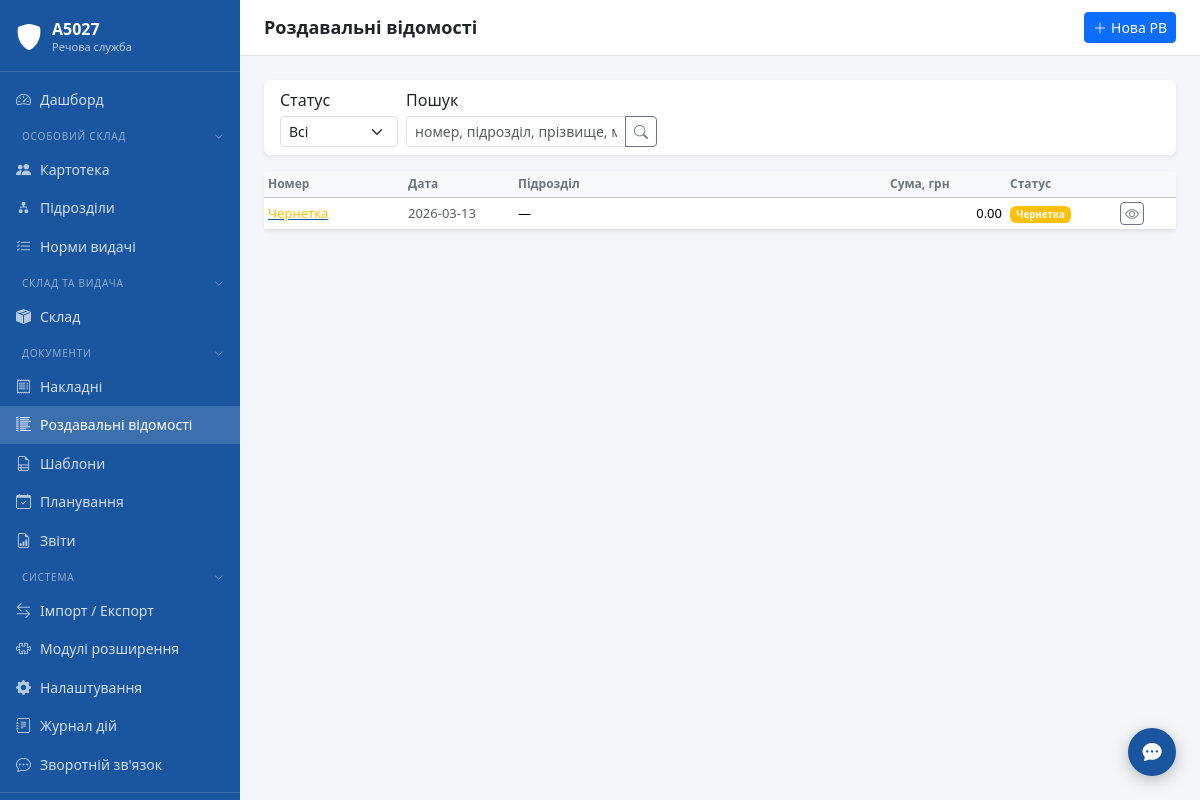
Page /rv/ (signed in) on the committed database.
### tables this page shows
CREATE TABLE settings (
            key TEXT PRIMARY KEY,
            value TEXT NOT NULL DEFAULT '',
            updated_at TEXT NOT NULL DEFAULT (datetime('now','localtime'))
        );

CREATE TABLE distribution_sheets (
            id INTEGER PRIMARY KEY AUTOINCREMENT,
            -- Нумерація
            number TEXT NOT NULL UNIQUE,
            year INTEGER NOT NULL,
            sequence_num INTEGER NOT NULL,
            suffix TEXT,
            -- Напрямок: видача або здача
            direction TEXT NOT NULL DEFAULT 'issue',
            -- Шапка документа
            unit_id INTEGER REFERENCES units(id),
            service_name TEXT,
            supplier_name TEXT,
            doc_date TEXT,
            -- Підписанти
            given_by_rank TEXT,
            given_by_name TEXT,
            received_by_rank TEXT,
            received_by_name TEXT,
            chief_rank TEXT,
            chief_name TEXT,
            chief_is_tvo INTEGER NOT NULL DEFAULT 0,
            clerk_rank TEXT,
            clerk_name TEXT,
            -- Підстава
            base_document TEXT,
            -- Підсумки
            total_sum REAL NOT NULL DEFAULT 0,
            -- Статус
            status TEXT NOT NULL DEFAULT 'draft',
            scan_path TEXT,
            notes TEXT,
            created_by INTEGER REFERENCES users(id),
            created_at TEXT NOT NULL DEFAULT (datetime('now','localtime')),
            updated_at TEXT NOT NULL DEFAULT (datetime('now','localtime'))
        , body_html TEXT, is_external INTEGER NOT NULL DEFAULT 0, external_number TEXT, scan_original_name TEXT, unit_text TEXT);

### modules/rv/routes.py (the view, shortened to what this page needs)
@bp.route("/")
@login_required
def index():
    status_filter = request.args.get("status", "")
    search        = request.args.get("q", "").strip()
    conn = get_connection()
    where, params = [], []
    if status_filter:
        where.append("ds.status=?"); params.append(status_filter)
    sql = """
        SELECT ds.id, ds.number, ds.doc_date, ds.status,
               ds.total_sum, ds.created_at,
               COALESCE(u.name, ds.unit_text) as unit_name
        FROM distribution_sheets ds
        LEFT JOIN units u ON ds.unit_id = u.id
        {where}
        ORDER BY ds.created_at DESC
    """.format(where="WHERE " + " AND ".join(where) if where else "")
    rows = conn.execute(sql, params).fetchall()
    conn.close()
    return render_template(
        "rv/index.html",
        rows=[dict(r) for r in rows],
        status_filter=status_filter,
        search=search,
        status_labels=STATUS_LABELS,
        status_colors=STATUS_COLORS,
        today_str=date.today().isoformat(),
    )

### templates/rv/index.html (shortened to what this page needs)
{% extends "base.html" %}
{% block page_title %}Роздавальні відомості{% endblock %}
{% block topbar_actions %}
<a href="{{ url_for('rv.new') }}" class="btn btn-sm btn-primary">
    <i class="bi bi-plus-lg me-1"></i>Нова РВ
</a>
{% endblock %}
{% block content %}
<div class="card border-0 shadow-sm mb-3">
    <div class="card-body py-2">
        <form method="GET" class="d-flex gap-2 flex-wrap align-items-end">
            <div>
                <label class="form-label form-label-sm mb-1">Статус</label>
                <select name="status" class="form-select form-select-sm" onchange="this.form.submit()">
                    <option value="" {{ 'selected' if not status_filter }}>Всі</option>
                </select>
            </div>
            <div>
                <label class="form-label form-label-sm mb-1">Пошук</label>
                <div class="input-group input-group-sm">
                    <input type="text" name="q" class="form-control" value="{{ search }}"
                           placeholder="номер, підрозділ, прізвище, майно">
                    <button type="submit" class="btn btn-outline-secondary">
                        <i class="bi bi-search"></i>
                    </button>
                </div>
            </div>
        </form>
    </div>
</div>
<div class="card border-0 shadow-sm">
    <div class="card-body p-0">
        {% if rows %}
        <div class="table-responsive">
            <table class="table table-hover table-sm mb-0 align-middle">
                <thead class="table-light">
                    <tr>
                        <th style="width:140px">Номер</th>
                        <th style="width:110px">Дата</th>
                        <th>Підрозділ</th>
                        <th style="width:120px">Сума, грн</th>
                        <th style="width:110px">Статус</th>
                        <th style="width:60px"></th>
                    </tr>
                </thead>
                <tbody>
                    {% for r in rows %}
                    <tr>
                        <td>
                            <a href="{{ url_for('rv.view', sid=r.id) }}" class="fw-medium">
                                {% if r.status == 'draft' %}
                                <span class="text-warning">Чернетка</span>
                                {% else %}
                                {{ r.number }}
                                {% endif %}
                            </a>
                        </td>
                        <td class="text-muted">{{ r.doc_date or r.created_at[:10] }}</td>
                        <td>{{ r.unit_name or '—' }}</td>
                        <td class="text-end">{{ "%.2f"|format(r.total_sum) }}</td>
                        <td>
                            <span class="badge bg-{{ status_colors.get(r.status, 'secondary') }}">
                                {{ status_labels.get(r.status, r.status) }}
                            </span>
                        </td>
                        <td>
                            <a href="{{ url_for('rv.view', sid=r.id) }}"
                               class="btn btn-sm btn-outline-secondary py-0 px-1">
                                <i class="bi bi-eye"></i>
                            </a>
                        </td>
                    </tr>
                    {% endfor %}
                </tbody>
            </table>
        </div>
        {% else %}
        <div class="text-center text-muted py-5">
            <i class="bi bi-list-columns fs-1 d-block mb-2"></i>
            Роздавальних відомостей немає —
            <a href="{{ url_for('rv.new') }}">створити першу</a>
        </div>
        {% endif %}
    </div>
</div>
{% endblock %}

### templates/base.html (shortened to what this page needs)
<!DOCTYPE html>
<html lang="uk">
<head>
    <link rel="stylesheet" href="{{ url_for('static', filename='css/bootstrap.min.css') }}">
    <link rel="stylesheet" href="{{ url_for('static', filename='css/bootstrap-icons.min.css') }}">
    <link rel="stylesheet" href="{{ url_for('static', filename='css/main.css') }}">
    <link rel="stylesheet" href="{{ url_for('static', filename='css/theme-' ~ (session.get('theme') or 'default') ~ '.css') }}">
</head>
<body>
<div class="app-wrapper">
    <nav class="app-sidebar">
        <a class="sidebar-brand" href="{{ url_for('dashboard') }}">
            <i class="bi bi-shield-fill sidebar-brand-icon"></i>
            <div class="sidebar-brand-text">
                <div class="title">{{ unit_name }}</div>
                <div class="subtitle">Речова служба</div>
            </div>
        </a>
        {%- set _in_docs = request.blueprint in ('invoices','rv','doc_templates','planning','reports') %}
        {%- set _in_plugins = plugin_menu_items and request.path and plugin_menu_items | selectattr('url') | list | length > 0 %}
        {%- set _sidebar_extra = slot('sidebar.items') %}
        {%- set _in_extra = _sidebar_extra and _sidebar_extra | length > 0 %}
        {%- set _in_system = request.blueprint in ('import_export','plugins','settings','audit') or request.path.startswith('/settings/') or request.path.startswith('/audit/') %}
        <ul class="nav flex-column sidebar-nav">
            <li class="nav-item">
                <a class="nav-link {% if request.endpoint == 'dashboard' %}active{% endif %}"
                   href="{{ url_for('dashboard') }}">
                    <i class="bi bi-speedometer2"></i> Дашборд
                </a>
            </li>
            <li>
                <button class="nav-section-toggle" data-section="os">
                    <span>Особовий склад</span>
                    <i class="bi bi-chevron-down nav-section-chevron"></i>
                </button>
            </li>
            <li class="nav-section-body" data-section-body="os">
                <ul class="nav flex-column">
                    <li class="nav-item">
                        <a class="nav-link {% if request.blueprint == 'personnel' %}active{% endif %}"
                           href="/personnel/">
                            <i class="bi bi-people-fill"></i> Картотека
                        </a>
                    </li>
                    <li class="nav-item">
                        <a class="nav-link {% if request.path == '/units/' or request.path.startswith('/units/') %}active{% endif %}"
                           href="/units/">
                            <i class="bi bi-diagram-2-fill"></i> Підрозділи
                        </a>
                    </li>
                    <li class="nav-item">
                        <a class="nav-link {% if request.blueprint == 'supply_norms' %}active{% endif %}"
                           href="/supply-norms/">
                            <i class="bi bi-list-check"></i> Норми видачі
                        </a>
                    </li>
                </ul>
            </li>
            <li>
                <button class="nav-section-toggle" data-section="sklad">
                    <span>Склад та видача</span>
                    <i class="bi bi-chevron-down nav-section-chevron"></i>
                </button>
            </li>
            <li class="nav-section-body" data-section-body="sklad">
                <ul class="nav flex-column">
                    <li class="nav-item">
                        <a class="nav-link {% if request.blueprint == 'warehouse' %}active{% endif %}"
                           href="/warehouse/">
                            <i class="bi bi-box-seam-fill"></i> Склад
                        </a>
                    </li>
                </ul>
            </li>
            <li>
                <button class="nav-section-toggle" data-section="docs"
                        {% if _in_docs %}data-default-open="1"{% endif %}>
                    <span>Документи</span>
                    <i class="bi bi-chevron-down nav-section-chevron"></i>
                </button>
            </li>
            <li class="nav-section-body" data-section-body="docs">
                <ul class="nav flex-column">
                    <li class="nav-item">
                        <a class="nav-link {% if request.blueprint == 'invoices' %}active{% endif %}"
                           href="/invoices/">
                            <i class="bi bi-receipt"></i> Накладні
                        </a>
                    </li>
                    <li class="nav-item">
                        <a class="nav-link {% if request.blueprint == 'rv' %}active{% endif %}"
                           href="/rv/">
                            <i class="bi bi-list-columns-reverse"></i> Роздавальні відомості
                        </a>
                    </li>
                    <li class="nav-item">
                        <a class="nav-link {% if request.blueprint == 'doc_templates' %}active{% endif %}"
                           href="/doc-templates/">
                            <i class="bi bi-file-earmark-ruled"></i> Шаблони
                        </a>
                    </li>
                    <li class="nav-item">
                        <a class="nav-link {% if request.blueprint == 'planning' %}active{% endif %}"
                           href="{{ url_for('planning.index') }}">
                            <i class="bi bi-calendar-check"></i> Планування
                        </a>
                    </li>
                    <li class="nav-item">
                        <a class="nav-link {% if request.blueprint == 'reports' %}active{% endif %}"
                           href="{{ url_for('reports.index') }}">
                            <i class="bi bi-file-earmark-bar-graph"></i> Звіти
                        </a>
                    </li>
                </ul>
            </li>
            <li>
                <button class="nav-section-toggle" data-section="system"
                        {% if _in_system %}data-default-open="1"{% endif %}>
                    <span>Система</span>
                    <i class="bi bi-chevron-down nav-section-chevron"></i>
                </button>
            </li>
            <li class="nav-section-body" data-section-body="system">
                <ul class="nav flex-column">
                    <li class="nav-item">
                        <a class="nav-link {% if request.blueprint == 'import_export' %}active{% endif %}"
                           href="{{ url_for('import_export.index') }}">
                            <i class="bi bi-arrow-left-right"></i> Імпорт / Експорт
                        </a>
                    </li>
                    <li class="nav-item">
                        <a class="nav-link {% if request.blueprint == 'plugins' %}active{% endif %}"
                           href="{{ url_for('plugins.index') }}">
                            <i class="bi bi-puzzle"></i> Модулі розширення
                        </a>
                    </li>
                    <li class="nav-item">
                        <a class="nav-link {% if request.path.startswith('/settings/') %}active{% endif %}"
                           href="/settings/">
                            <i class="bi bi-gear-fill"></i> Налаштування
                        </a>
                    </li>
                    <li class="nav-item">
                        <a class="nav-link {% if request.path.startswith('/audit/') %}active{% endif %}"
                           href="/audit/">
                            <i class="bi bi-journal-text"></i> Журнал дій
                        </a>
                    </li>
                    <li class="nav-item">
                        <a class="nav-link {% if request.path.startswith('/feedback') %}active{% endif %}"
                           href="/feedback/">
                            <i class="bi bi-chat-dots"></i> Зворотній зв'язок
                        </a>
                    </li>
                </ul>
            </li>
        </ul>
        <div class="sidebar-footer">
        </div>
    </nav>
    <div class="app-main">
        <div class="app-topbar">
            <h1>{% block page_title %}{% endblock %}</h1>
            <div class="d-flex gap-2">
                {% block topbar_actions %}{% endblock %}
            </div>
        </div>
        <div class="app-content">
            {% block content %}{% endblock %}
        </div>
    </div>
</div>
<div class="toast-container-fixed" id="toastContainer">
{% if session.get('user_id') %}
<button id="fbFloatBtn" title="Зворотній зв'язок / Повідомити про помилку"
        data-bs-toggle="modal" data-bs-target="#feedbackModal"
        style="position:fixed;bottom:1.5rem;right:1.5rem;z-index:1040;
               width:48px;height:48px;border-radius:50%;
               background:var(--app-primary);color:#fff;border:none;
               box-shadow:0 4px 16px rgba(0,0,0,.25);font-size:1.2rem;
               display:flex;align-items:center;justify-content:center;
               transition:transform .15s;">
    <i class="bi bi-chat-dots-fill"></i>
</button>
{% endif %}
</div></div>
</body>
</html>

### rows in the picture
settings: value "А5027"
distribution_sheets: shows "Чернетка", doc_date "2026-03-13", unit_name "—", total_sum "0.00", get "Чернетка"
